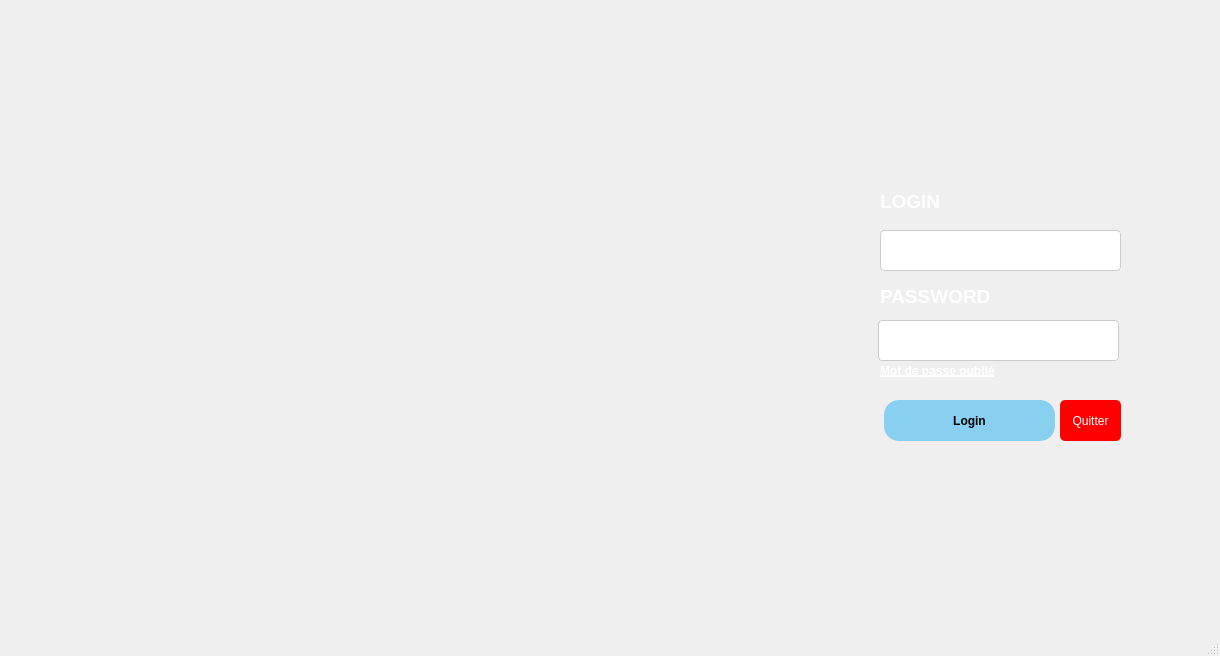
<?xml version="1.0" encoding="UTF-8"?>
<ui version="4.0">
 <class>MainWindow</class>
 <widget class="QMainWindow" name="MainWindow">
  <property name="geometry">
   <rect>
    <x>0</x>
    <y>0</y>
    <width>1220</width>
    <height>656</height>
   </rect>
  </property>
  <property name="windowTitle">
   <string>MainWindow</string>
  </property>
  <widget class="QWidget" name="centralwidget">
   <widget class="QPushButton" name="pushButton">
    <property name="geometry">
     <rect>
      <x>1060</x>
      <y>400</y>
      <width>61</width>
      <height>41</height>
     </rect>
    </property>
    <property name="styleSheet">
     <string notr="true">border:none;
border-radius:5px;
background-color:red;
color:white;</string>
    </property>
    <property name="text">
     <string>Quitter</string>
    </property>
   </widget>
   <widget class="QLabel" name="label_3">
    <property name="geometry">
     <rect>
      <x>880</x>
      <y>180</y>
      <width>209</width>
      <height>42</height>
     </rect>
    </property>
    <property name="font">
     <font>
      <family>Microsoft YaHei UI</family>
      <pointsize>14</pointsize>
      <bold>true</bold>
     </font>
    </property>
    <property name="styleSheet">
     <string notr="true">color: rgb(255,255,255);</string>
    </property>
    <property name="text">
     <string>LOGIN</string>
    </property>
   </widget>
   <widget class="QLineEdit" name="password">
    <property name="geometry">
     <rect>
      <x>878</x>
      <y>320</y>
      <width>241</width>
      <height>41</height>
     </rect>
    </property>
    <property name="styleSheet">
     <string notr="true">color: rgb(0, 0, 0);
border:1px solid #ccc;
border-radius:4px;</string>
    </property>
    <property name="echoMode">
     <enum>QLineEdit::Password</enum>
    </property>
   </widget>
   <widget class="QLabel" name="label_7">
    <property name="geometry">
     <rect>
      <x>880</x>
      <y>280</y>
      <width>209</width>
      <height>32</height>
     </rect>
    </property>
    <property name="font">
     <font>
      <family>Microsoft YaHei UI</family>
      <pointsize>14</pointsize>
      <bold>true</bold>
     </font>
    </property>
    <property name="styleSheet">
     <string notr="true">color: rgb(255,255,255);</string>
    </property>
    <property name="text">
     <string>PASSWORD</string>
    </property>
   </widget>
   <widget class="QLabel" name="label">
    <property name="geometry">
     <rect>
      <x>-2</x>
      <y>2</y>
      <width>1221</width>
      <height>601</height>
     </rect>
    </property>
    <property name="text">
     <string/>
    </property>
    <property name="scaledContents">
     <bool>true</bool>
    </property>
   </widget>
   <widget class="QLineEdit" name="login">
    <property name="geometry">
     <rect>
      <x>880</x>
      <y>230</y>
      <width>241</width>
      <height>41</height>
     </rect>
    </property>
    <property name="styleSheet">
     <string notr="true">color: rgb(0, 0, 0);
border:1px solid #ccc;
border-radius:4px;</string>
    </property>
    <property name="echoMode">
     <enum>QLineEdit::Normal</enum>
    </property>
   </widget>
   <widget class="QPushButton" name="entrer">
    <property name="geometry">
     <rect>
      <x>884</x>
      <y>400</y>
      <width>171</width>
      <height>41</height>
     </rect>
    </property>
    <property name="styleSheet">
     <string notr="true">QPushButton {
padding: 5px;
border-radius: 15px;
background-color:rgb(137,207,240);
font-weight: bold;
color:black;
}
QPushButton:hover
{
color :white;
}</string>
    </property>
    <property name="text">
     <string>Login</string>
    </property>
   </widget>
   <widget class="QLabel" name="label_8">
    <property name="geometry">
     <rect>
      <x>880</x>
      <y>360</y>
      <width>151</width>
      <height>21</height>
     </rect>
    </property>
    <property name="font">
     <font>
      <pointsize>9</pointsize>
      <bold>true</bold>
      <underline>true</underline>
     </font>
    </property>
    <property name="styleSheet">
     <string notr="true">color: rgb(255,255,255);</string>
    </property>
    <property name="text">
     <string>Mot de passe oublié</string>
    </property>
   </widget>
   <zorder>label</zorder>
   <zorder>pushButton</zorder>
   <zorder>label_3</zorder>
   <zorder>password</zorder>
   <zorder>label_7</zorder>
   <zorder>login</zorder>
   <zorder>entrer</zorder>
   <zorder>label_8</zorder>
  </widget>
  <widget class="QMenuBar" name="menubar">
   <property name="geometry">
    <rect>
     <x>0</x>
     <y>0</y>
     <width>1220</width>
     <height>26</height>
    </rect>
   </property>
  </widget>
  <widget class="QStatusBar" name="statusbar"/>
 </widget>
 <resources/>
 <connections/>
</ui>
